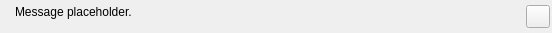
<?xml version="1.0" encoding="UTF-8"?>
<ui version="4.0">
 <class>MessageWidget</class>
 <widget class="QWidget" name="MessageWidget">
  <property name="geometry">
   <rect>
    <x>0</x>
    <y>0</y>
    <width>552</width>
    <height>33</height>
   </rect>
  </property>
  <layout class="QHBoxLayout" name="hboxMain">
   <property name="margin">
    <number>2</number>
   </property>
   <item>
    <widget class="QFrame" name="content">
     <property name="sizePolicy">
      <sizepolicy hsizetype="Expanding" vsizetype="Fixed">
       <horstretch>0</horstretch>
       <verstretch>0</verstretch>
      </sizepolicy>
     </property>
     <property name="frameShape">
      <enum>QFrame::NoFrame</enum>
     </property>
     <property name="lineWidth">
      <number>0</number>
     </property>
     <layout class="QHBoxLayout" name="hboxFrame">
      <property name="margin">
       <number>0</number>
      </property>
      <item>
       <widget class="QLabel" name="lblIcon">
        <property name="sizePolicy">
         <sizepolicy hsizetype="Fixed" vsizetype="Fixed">
          <horstretch>0</horstretch>
          <verstretch>0</verstretch>
         </sizepolicy>
        </property>
        <property name="pixmap">
         <pixmap resource="resources/oxygen/oxygen.qrc">:/oxygen/22x22/dialog-warning.png</pixmap>
        </property>
        <property name="alignment">
         <set>Qt::AlignLeading|Qt::AlignLeft|Qt::AlignTop</set>
        </property>
       </widget>
      </item>
      <item>
       <widget class="QLabel" name="lblMessage">
        <property name="text">
         <string notr="true">Message placeholder.</string>
        </property>
        <property name="alignment">
         <set>Qt::AlignLeading|Qt::AlignLeft|Qt::AlignTop</set>
        </property>
        <property name="textInteractionFlags">
         <set>Qt::LinksAccessibleByMouse|Qt::TextSelectableByKeyboard|Qt::TextSelectableByMouse</set>
        </property>
       </widget>
      </item>
      <item>
       <widget class="QToolButton" name="btnDismiss">
        <property name="focusPolicy">
         <enum>Qt::NoFocus</enum>
        </property>
        <property name="icon">
         <iconset resource="resources/oxygen/oxygen.qrc">
          <normaloff>:/oxygen/16x16/dialog-close.png</normaloff>:/oxygen/16x16/dialog-close.png</iconset>
        </property>
       </widget>
      </item>
     </layout>
    </widget>
   </item>
  </layout>
 </widget>
 <resources>
  <include location="resources/oxygen/oxygen.qrc"/>
 </resources>
 <connections/>
</ui>
